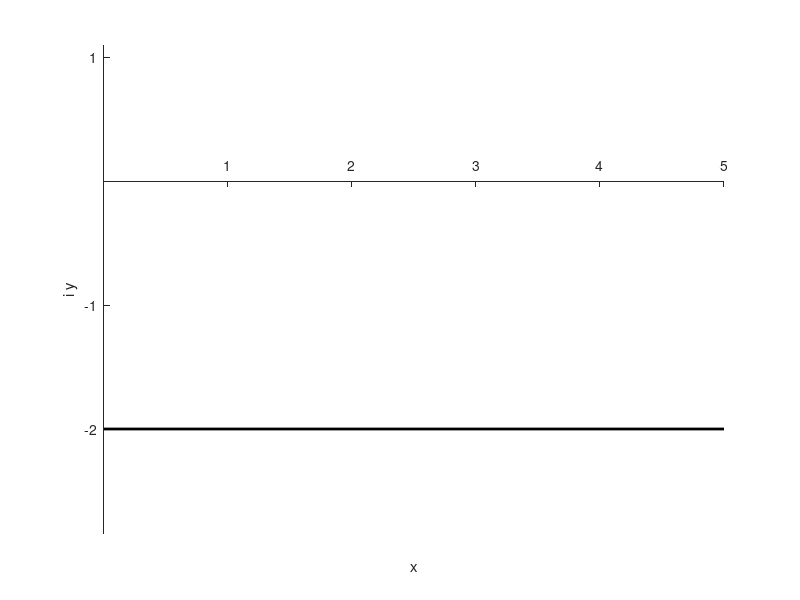

MATLAB code to generate this figure: (Note: this script raises an error after producing the figure.)
% close
clear
% global h1 h2


wbl = 1.;
h = 2;
wbOveWater = .25;


dt = 0.1;
tMax = 0;
T = 1;
thetaMax = deg2rad(-4.2);

limZeta = [0,2.5*h,-h];

nx = 300;
ny_minus = 300;
ny_plus = 0;

% integrate from top-top-bottom, right to left:
xx = linspace(limZeta(2),limZeta(1),nx);
% yy = linspace(limZeta(4),limZeta(3),ny)'; 


yy = linspace(0,limZeta(3)-wbOveWater,ny_minus)';
dy = yy(1)-yy(2);
yy = [(ny_plus:-1:1)'*dy;yy ];
ny = ny_minus+ny_plus;
assert(ny==numel(yy));


zz = xx + 1i*yy;


% plot z-plane
hfz = figure('color','w');hold on
xlabel('x');ylabel('i y');
axis equal tight 
set(gca,'XAxisLocation','origin','YAxisLocation','origin');%,'XTick',[],'YTick',[])
box off
% axis([-limZeta(2)-1.2*(wbl+wbOveWater)*tan(thetaMax),0,1.2*yy(end),1.5*yy(1)+wbOveWater])

%     minIz = min(imag(z(ny,:)));
%     hp = patch(real(z(ny,[1,1:nx,nx])),[1.1*minIz,imag(z(ny,:)),1.1*minIz],.5*[1,1,1],'FaceAlpha',.5,'lineStyle','none'); %,'FaceAlpha',.5

hp_floor = plot([0,limZeta(2)],-h*[1,1],'k','LineWidth',2);


% yWb = [imag(z(end)), -wbl,wbOveWater,wbl,-imag(z(end))];
if ny_plus>0
    hp_BM = plot(nan(1,5), [limZeta(3), -wbl,wbOveWater,wbl+2*wbOveWater,-limZeta(3)],'o-k','LineWidth',2.5);
else
    hp_BM = plot(nan(1,3),[limZeta(3), -wbl,wbOveWater],'o-k','LineWidth',2.5);    
end

t = 0;
hp_c=[];
while t<=tMax
    theta = thetaMax*cos( 2*pi/T*t );
    z = fz(xx,yy,theta,h,wbl,wbOveWater);
    
    delete(hp_c)
    [~,hp_c(1)] = contour(real(z),imag(z),real(zz),20,'r','linewidth',1);
    [~,hp_c(2)] = contour(real(z),imag(z),imag(zz),20,'b','linewidth',1);
    
    hp_BM.XData = [0,0,-(wbl+wbOveWater)*tan(theta),zeros(1,2*(ny_plus>0))];
    
    t = t+dt;
    drawnow
end
    
% 
% 
% % plot oposite angle
% theta = -thetaMax;
% z = fz(xx,yy,theta,h,wbl,wbOveWater);
% contour(real(z),imag(z),real(zz),20,'r--','linewidth',1);
% contour(real(z),imag(z),imag(zz),20,'b--','linewidth',1);  
% plot([0,-(wbl+wbOveWater)*tan(theta),0],[-wbl,wbOveWater,wbl+2*wbOveWater],'ok--','LineWidth',2.5);





return
export_fig(hfz,'mapFlap3_positive','-png','-pdf')
export_fig(hfz,'mapFlap3_negative','-png','-pdf')
    
function [z,zz] = fz(xx,yy,theta,h,wbl,wbOveWater)
thp = theta/pi;
% d = sqrt(pi).*(wbl+wbOveWater).*sec(theta)./(gamma(1+thp)*gamma(.5-thp));

zz = xx + 1i*yy;
% df = (1+d^2./zz.^2).^thp; % k=1



H = h + wbOveWater;
D = wbl + wbOveWater;
d = fixHingeDepth(D/H,theta)*H;

% h = -yy(end);
df = (1+csch(pi*zz./(2*H)).^2.*sin(pi*d./(2*H)).^2).^thp; % k=1

df_yh = .5*(df(1:end-1,1)+df(2:end,1));
z1 = cumsum([0;df_yh.*diff(1i*yy)],1);
z1 = z1-z1(yy==0) + 1i*wbOveWater;
df_xh = .5*(df(:,1:end-1)+df(:,2:end));
z =  cumsum([z1,df_xh.*diff(xx)],2) ;

z = z-real(z(end));
end



function d__h = fixHingeDepth(wbl__h,theta)
maxIt = 100;
nYInt = 500;
d__h = wbl__h;

% there's a singularity at zz=-1i*d if theta < 0
% either stop a yy=-d:
% delta_singularity = 1e-3*(theta<0);
%  ... L = sum(.5*(dL(1:end-1)+dL(2:end)) .* diff(yi) ) + delta_singularity ;
% or shift integration path d_xi to the right (into the domain)
d_xi = 1e-3*(theta<0);

for i = 1:maxIt
    yi = linspace(-1,-d__h,nYInt)';
    dL = real( (1-csc(pi/2*(yi-1i*d_xi)).^2.*sin(pi/2*d__h).^2).^(theta/pi) ); 
    L = sum(.5*(dL(1:end-1)+dL(2:end)) .* diff(yi) );
    fprintf('i %d: L = %g, 1-wbl/h=%g\n',i,L,1-wbl__h)

    delta_d__h = wbl__h-(1-L);
    if abs(delta_d__h)<1e-6, break; end
    d__h = d__h + delta_d__h;
end
if i == maxIt
    warning('failed to find solution withing %d iterations. Last error: %g.',maxIt,delta_d__h)
end
end